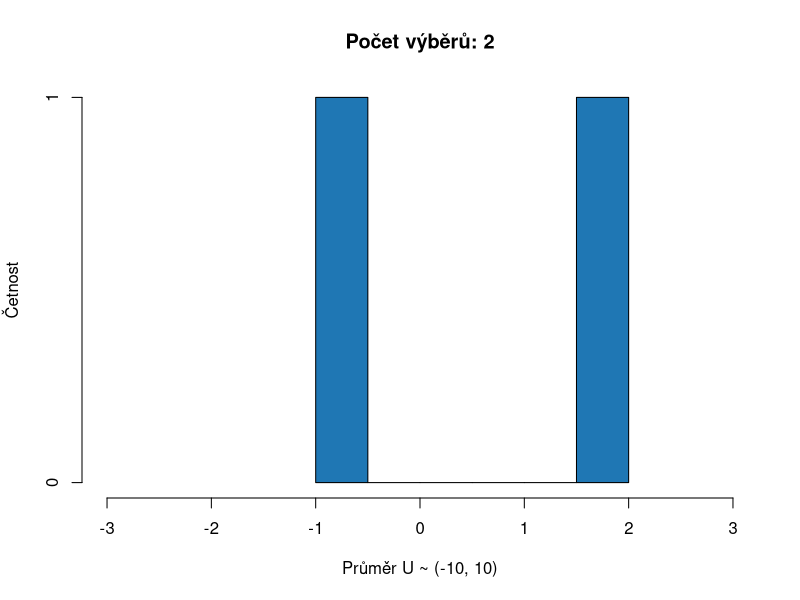
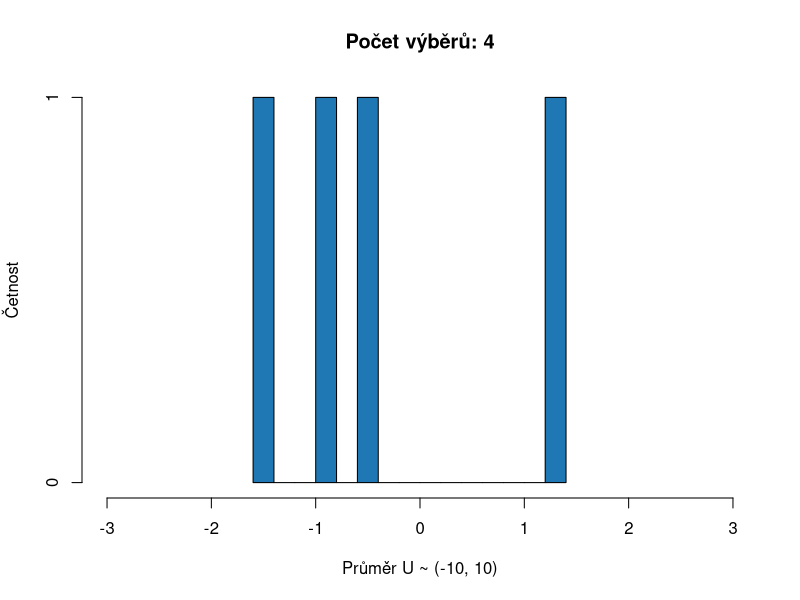
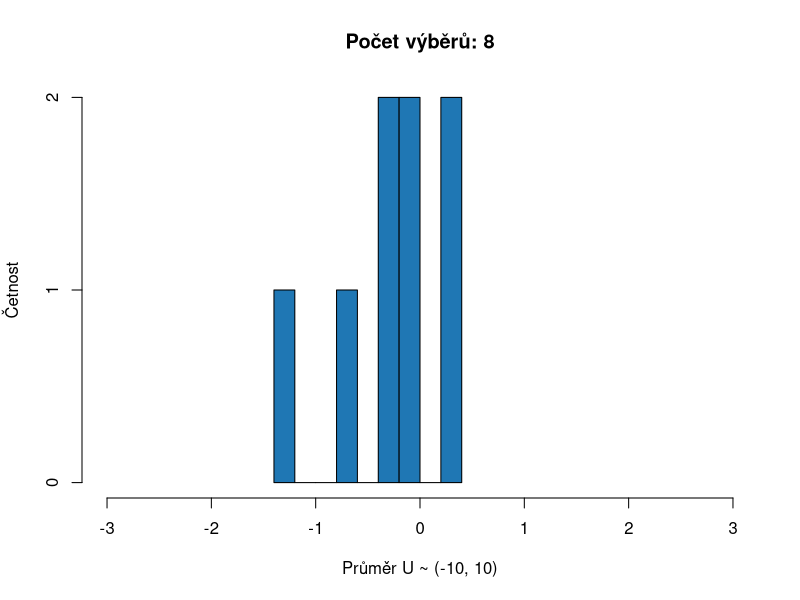
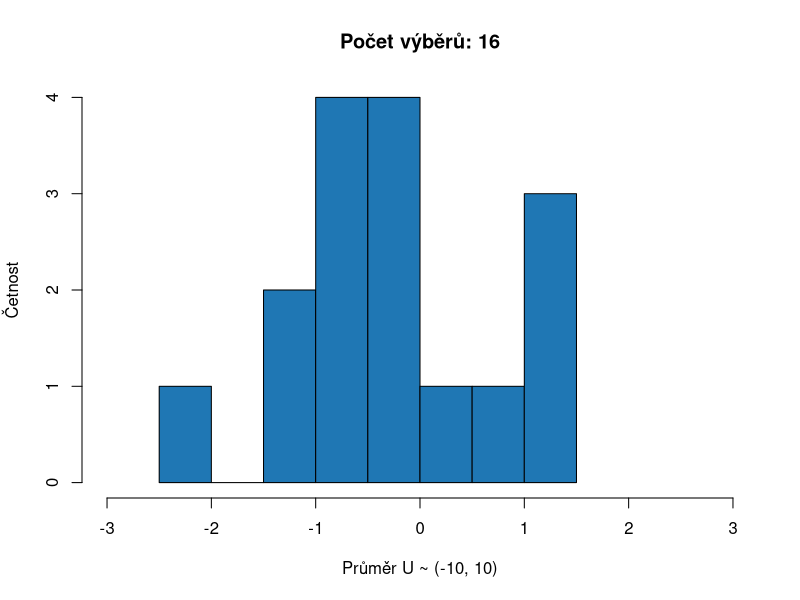
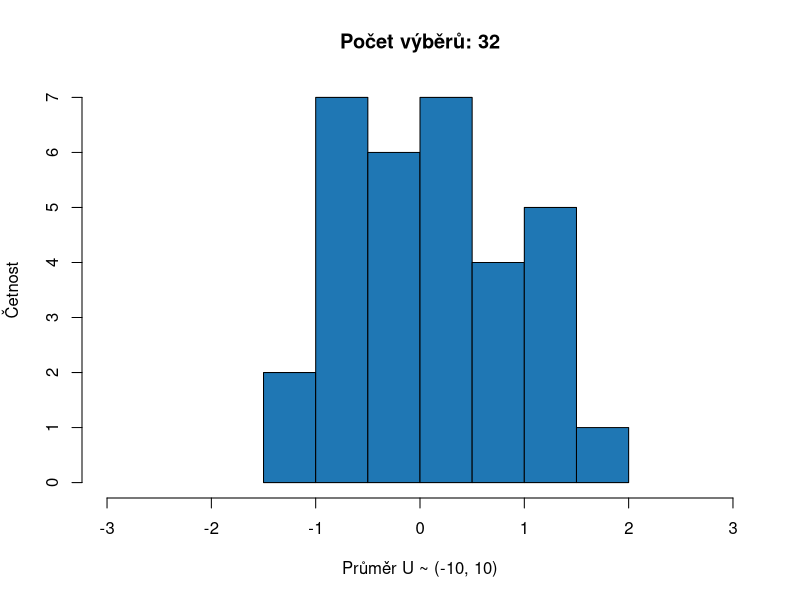
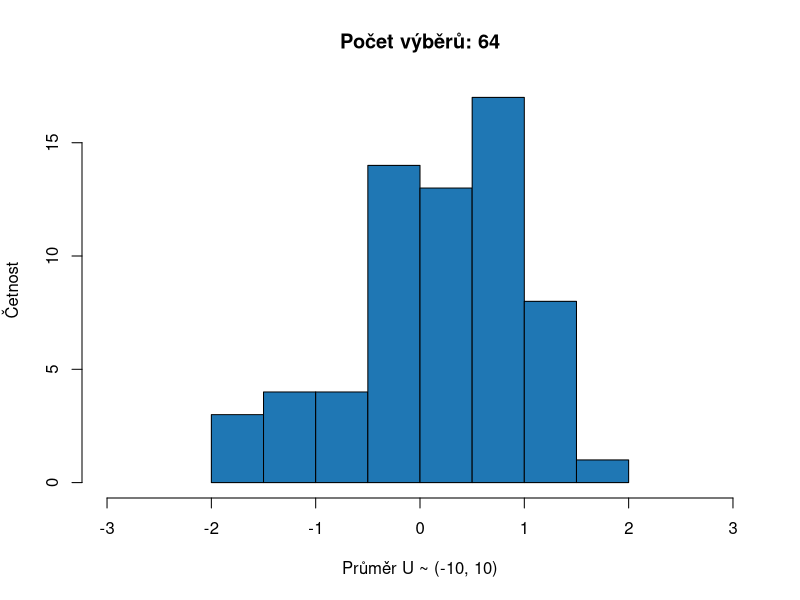
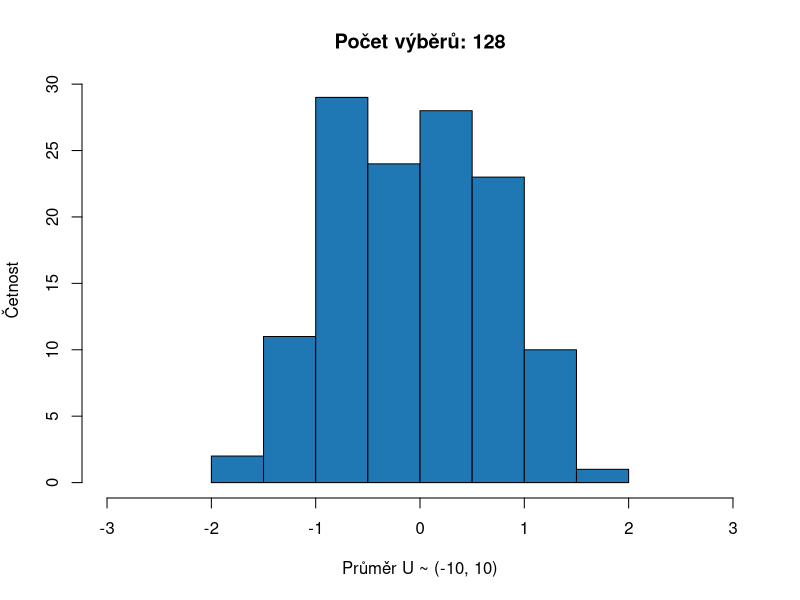
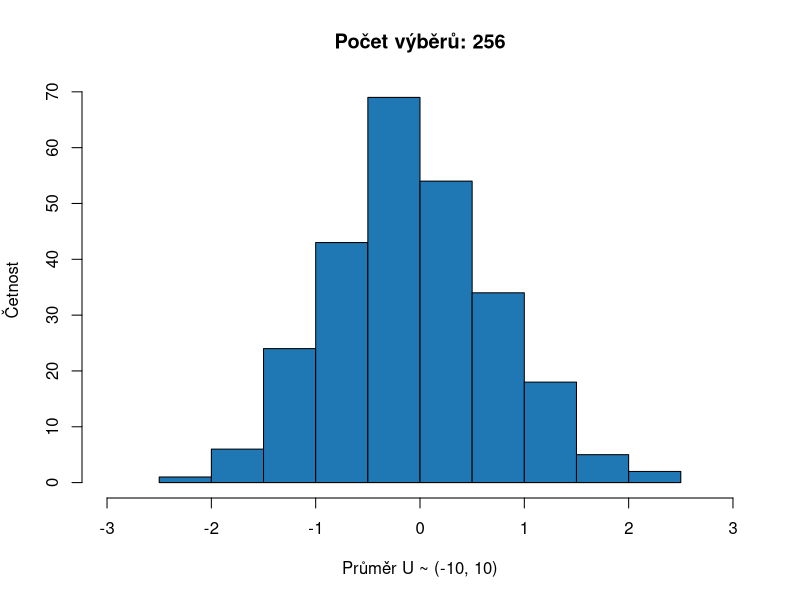

The R source for these figures, in order:
## ---- chunk 1
set.seed(42)
# pocet vyberu
S <- 2^c(1:10)
# ulozeni dat
X <- matrix(NA, nrow = 0, ncol = 2)
colnames(X) <- c("x", "frame")
# vyber o velikosti n
N <- 50

# simulace
for(i in 1:length(S)) {
  s <- S[i]
  for(n in 1:s) {
    mu <- mean(runif(N, min = -10, max = 10))
    X <- rbind(X, c(mu, s))
  }  
}
# zobrazeni dat
for(s in S) {
  hist(X[X[, 2] == s, 1],
       col = "#1f77b4",
       ylab = "Četnost", xlab = "Průměr U ~ (-10, 10)", main = paste0("Počet výběrů: ", s),
       xlim = c(-3, 3), 
       breaks = 10)
}
